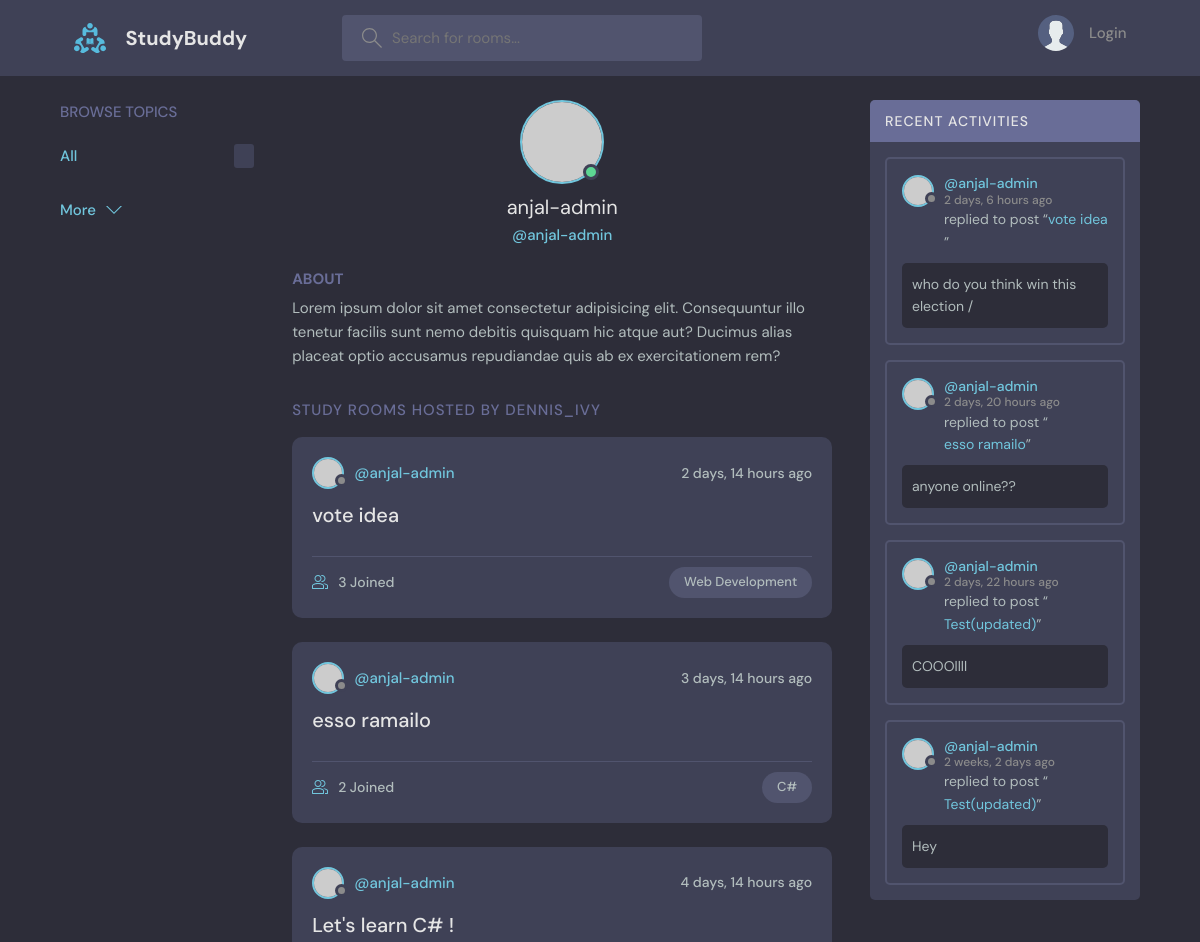
Before: /profile/1 (upper part) with the older database file.
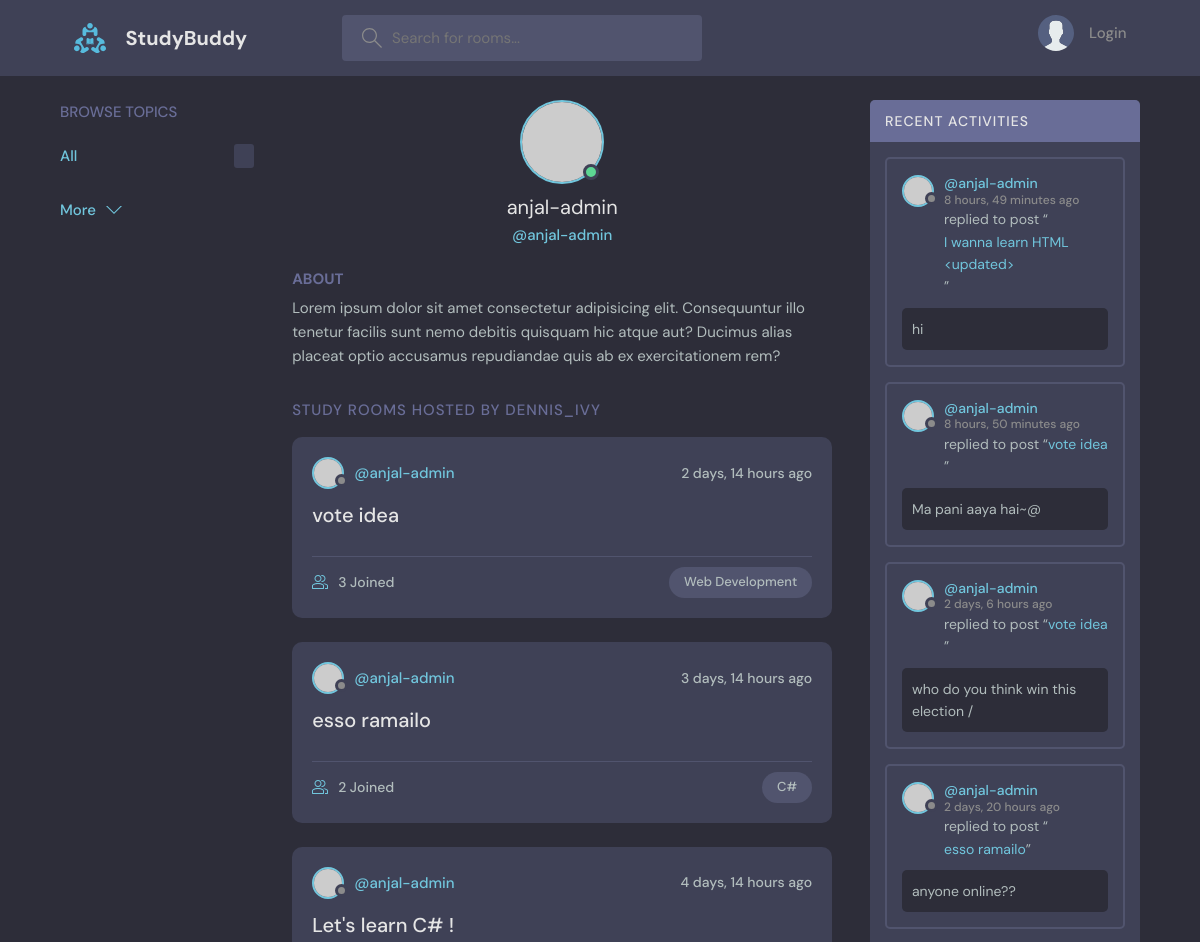
After: the same page with the newer database file.
### base/models.py (models this page shows, shortened)
class Room(models.Model):
    host = models.ForeignKey(User, on_delete=models.SET_NULL, null=True)
    topic = models.ForeignKey(Topic, on_delete=models.SET_NULL, null=True)
    name = models.CharField(max_length=200)
    description = models.TextField(null=True, blank=True)
    participants = models.ManyToManyField(User, related_name='participants', blank=True)
    updated = models.DateTimeField(auto_now=True)
    created = models.DateField(auto_now_add=True)
    class Meta:
        ordering = ['-created', '-updated']
    def __str__(self):
        return self.name

class Topic(models.Model):
    name = models.CharField(max_length=200)

class Message(models.Model):
    user = models.ForeignKey(User, on_delete=models.CASCADE)
    room = models.ForeignKey(Room, on_delete=models.CASCADE)
    body = models.TextField()
    updated = models.DateTimeField(auto_now=True)
    created = models.DateTimeField(auto_now_add=True)
    class Meta:
        ordering = ['-created']

### base/views.py (the view)
# urls.py: path('profile/<str:pk>', views.userProfile, name='user-profile'),
def userProfile(request, pk):
    user = User.objects.get(id=pk)
    rooms = user.room_set.all()
    room_messages = user.message_set.all()
    topics = Topic.objects.all()
    context = {'user': user, 'rooms':rooms, 'room_messages': room_messages, topics: topics}
    return render(request, 'base/profile.html', context)

### base/templates/base/profile.html (shortened to what this page needs)
{% extends 'main.html' %}
{% block content %}
  <main class="profile-page layout layout--3">
    <div class="container">
        {% include 'base/topics_component.html'%}
      <div class="roomList">
        <div class="profile">
          <div class="profile__avatar">
            <div class="avatar avatar--large active">
              <img src="https://randomuser.me/api/portraits/men/11.jpg" />
            </div>
          </div>
          <div class="profile__info">
            <h3>{{user.username}}</h3>
            <p>@{{user.username}}</p>
          </div>
          <div class="profile__about">
            <h3>About</h3>
            <p>
              Lorem ipsum dolor sit amet consectetur adipisicing elit. Consequuntur illo tenetur
              facilis sunt nemo debitis quisquam hic atque aut? Ducimus alias placeat optio
              accusamus repudiandae quis ab ex exercitationem rem?
            </p>
          </div>
        </div>
        <div class="roomList__header">
          <div>
            <h2>Study Rooms Hosted by dennis_ivy</a>
            </h2>
          </div>
        </div>
        {% include 'base/feed_component.html' %}
      </div>
      {% include 'base/activity_component.html' %}
    </div>
  </main>
{% endblock content %}

### base/templates/base/feed_component.html (shortened to what this page needs)
{% for room in rooms %}
<div class="roomListRoom">
  <div class="roomListRoom__header">
    <a href="{% url 'user-profile' room.host.id %}" class="roomListRoom__author">
      <div class="avatar avatar--small">
        <img src="https://randomuser.me/api/portraits/women/11.jpg" />
      </div>
      <span>@{{room.host.username}}</span>
    </a>
    <div class="roomListRoom__actions">
      <span>{{room.created|timesince}} ago </span>
    </div>
  </div>
  <div class="roomListRoom__content">
    <a href="{% url 'room' room.id %}">{{room.name}}</a>
  </div>
  <div class="roomListRoom__meta">
    <a href="{% url 'room' room.id %}" class="roomListRoom__joined">
      {{room.participants.all.count}} Joined
    </a>
    <p class="roomListRoom__topic">{{room.topic.name}}</p>
  </div>
</div>
{% endfor %}

### base/templates/base/activity_component.html (shortened to what this page needs)
 <div class="activities">
          <div class="activities__header">
            <h2>Recent Activities</h2>
          </div>
          {% for message in room_messages %}
          <div class="activities__box">
            <div class="activities__boxHeader roomListRoom__header">
              <a href="{% url 'user-profile' message.user.id %}" class="roomListRoom__author">
                <div class="avatar avatar--small">
                  <img src="https://randomuser.me/api/portraits/women/11.jpg" />
                </div>
                <p>
                  @{{ message.user }}
                  <span>{{ message.created|timesince }} ago</span>
                </p>
              </a>
            </div>
            <div class="activities__boxContent">
              <p>replied to post “<a href="{% url 'room' message.room.id %}">{{message.room}}</a>”</p>
              <div class="activities__boxRoomContent">
                {{message.body}}
              </div>
            </div>
          </div>
          {% endfor %}
        </div>

Changed rows visible on the page:
no longer on this page (row unchanged): Message: user "anjal-admin", created "2 days, 22 hours", room "Test(updated)", body "COOOllll"
no longer on this page (row unchanged): Message: user "anjal-admin", created "2 weeks, 2 days", room "Test(updated)", body "Hey"
added Message: user "anjal-admin", created "8 hours, 49 minutes", room "I wanna learn HTML <updated>", body "hi"
added Message: user "anjal-admin", created "8 hours, 50 minutes", room "vote idea", body "Ma pani aaya hai~@"
